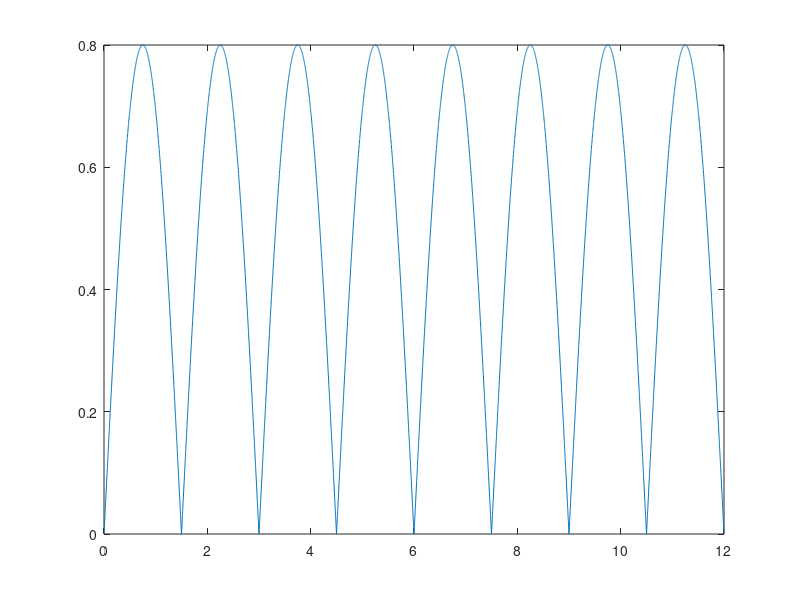
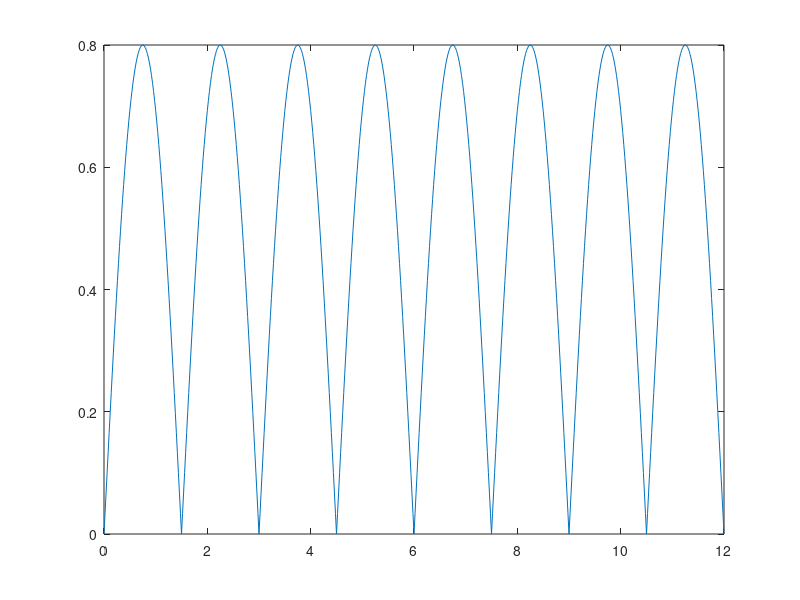
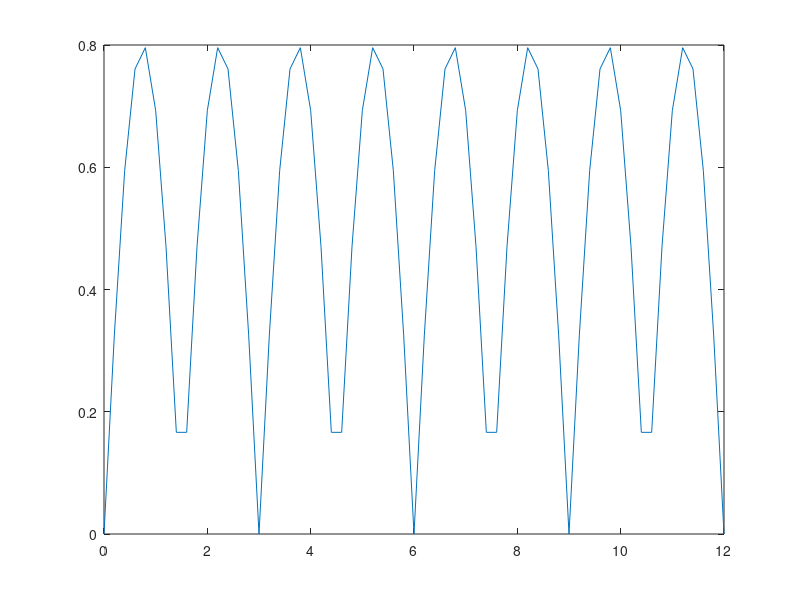

These figures' MATLAB source, in order:
F=1/3; %Hz -> perioada = 3s

%rezolutie temporara de 2ms
t1=0:0.002:12;
y1=0.8*sin(2*pi*F*t1); % amplitudine = 0.8
y1=abs(y1); % toate valorile negative sunt transformate in modul pentru a obtine redresare dubla alternanta
figure(1), plot(t1, y1)

%rezolutie temporara de 20ms
t2=0:0.02:12;
y2=0.8*sin(2*pi*F*t2);
y2=abs(y2);
figure(2), plot(t2, y2)

%rezolutie temporara de 200ms
t3=0:0.2:12;
y3=0.8*sin(2*pi*F*t3);
y3=abs(y3);
figure(3), plot(t3, y3)%rezolutia temporara este prea mare -> semnal distorsionat
